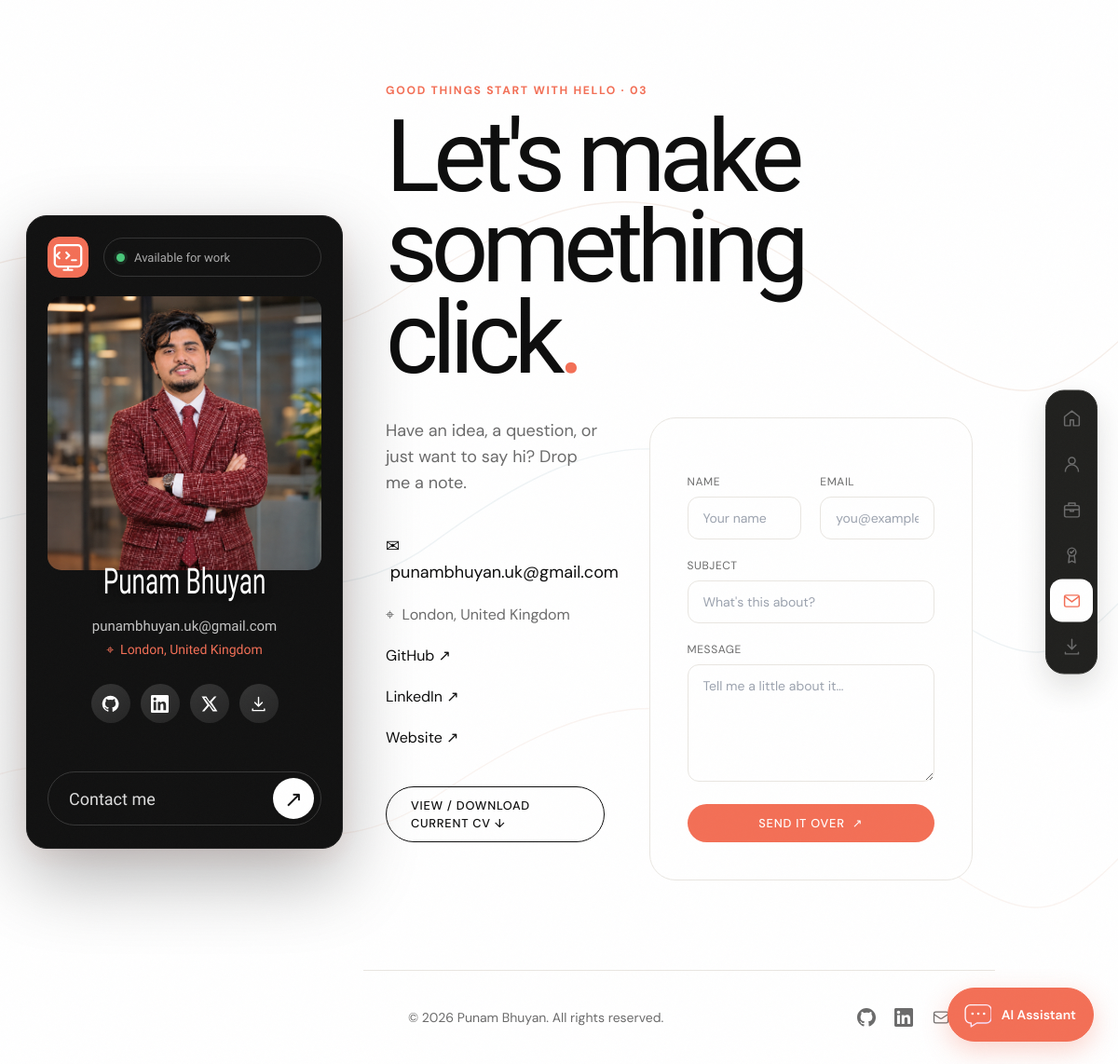
Page /contact/ on the committed database.
### core/models.py (models this page shows, shortened)
class Profile(models.Model):
    name = models.CharField(max_length=100)
    title = models.CharField(max_length=150, help_text="e.g. Web Application Developer")
    tagline = models.CharField(max_length=255, help_text="Short motivating phrase")
    bio = models.TextField(help_text="Professional summary for About Me section")
    profile_image = models.ImageField(upload_to='profile/', blank=True, null=True)
    cover_image = models.ImageField(upload_to='cover/', blank=True, null=True)
    email = models.EmailField(blank=True)
    phone = models.CharField(max_length=40, blank=True)
    resume_summary = models.TextField(blank=True, help_text="Optional concise profile text for the generated CV. Leave blank to use the website bio.")
    leadership_volunteering = models.TextField(blank=True, help_text="Optional CV section. Put one role or activity on each line.")
    interests = models.TextField(blank=True, help_text="Optional short CV interests section.")
    github_url = models.URLField(blank=True)
    linkedin_url = models.URLField(blank=True)
    website_url = models.URLField(blank=True)
    twitter_url = models.URLField(blank=True)
    location = models.CharField(max_length=100, blank=True)
    available_for_work = models.BooleanField(default=True)
    class Meta:
        verbose_name = "Profile"
        verbose_name_plural = "Profile"

### core/views.py (the view, shortened to what this page needs)
# urls.py: path('contact/', views.section_page, {'page': 'contact'}, name='contact'),
def section_page(request, page):
    profile = Profile.objects.first()
    context = {'profile': profile, 'resume': Resume.objects.first()}
    if page == 'work':
        context['projects'] = Project.objects.all()
        return render(request, 'work.html', context)
    if page == 'achievements':
        context['achievements'] = Achievement.objects.all()
        return render(request, 'achievements.html', context)
    if page == 'contact':
        return render(request, 'contact.html', context)

### templates/contact.html (shortened to what this page needs)
{% extends "base.html" %}
{% block content %}
<main class="page-wrap pb-12"><p class="page-kicker">Good things start with hello · 03</p><h1 class="page-title">Let's make<br>something click<span class="text-warm">.</span></h1>
<div class="grid md:grid-cols-12 gap-12"><div class="md:col-span-5"><p class="text-lg text-muted max-w-sm">Have an idea, a question, or just want to say hi? Drop me a note.</p><div class="mt-10 space-y-5">{% if profile.email %}<a class="block text-lg hover:text-warm transition-colors" href="mailto:{{ profile.email }}">✉ &nbsp;{{ profile.email }}</a>{% endif %}{% if profile.location %}<p class="text-muted">⌖ &nbsp;{{ profile.location }}</p>{% endif %}{% if profile.github_url %}<a class="block hover:text-warm" href="{{ profile.github_url }}" target="_blank" rel="noopener">GitHub ↗</a>{% endif %}{% if profile.linkedin_url %}<a class="block hover:text-warm" href="{{ profile.linkedin_url }}" target="_blank" rel="noopener">LinkedIn ↗</a>{% endif %}{% if profile.website_url %}<a class="block hover:text-warm" href="{{ profile.website_url }}" target="_blank" rel="noopener">Website ↗</a>{% endif %}</div><a class="btn-outline mt-10" href="{% url 'resume_pdf' %}" target="_blank" rel="noopener">View / Download current CV ↓</a></div>
<div class="md:col-span-7 bg-white border border-border rounded-[28px] p-7 sm:p-10"><form method="post" class="space-y-5">{% csrf_token %}<div class="grid sm:grid-cols-2 gap-5"><label class="text-xs uppercase tracking-wider text-muted">Name<input required name="name" class="mt-2 w-full px-4 py-3 rounded-xl border border-border bg-white text-sm normal-case tracking-normal focus:outline-none focus:border-warm" placeholder="Your name"></label><label class="text-xs uppercase tracking-wider text-muted">Email<input required type="email" name="email" class="mt-2 w-full px-4 py-3 rounded-xl border border-border bg-white text-sm normal-case tracking-normal focus:outline-none focus:border-warm" placeholder="you@example.com"></label></div><label class="block text-xs uppercase tracking-wider text-muted">Subject<input name="subject" class="mt-2 w-full px-4 py-3 rounded-xl border border-border bg-white text-sm normal-case tracking-normal focus:outline-none focus:border-warm" placeholder="What's this about?"></label><label class="block text-xs uppercase tracking-wider text-muted">Message<textarea required name="message" rows="5" class="mt-2 w-full px-4 py-3 rounded-xl border border-border bg-white text-sm normal-case tracking-normal focus:outline-none focus:border-warm" placeholder="Tell me a little about it…"></textarea></label><button class="btn-primary w-full justify-center" type="submit">Send it over <span>↗</span></button></form></div></div></main>
{% endblock %}

### templates/base.html (shortened to what this page needs)
{% load static %}
<!DOCTYPE html>
<html lang="en" class="scroll-smooth">
<head>
  <script src="https://cdn.tailwindcss.com"></script>
</head>
<body class="font-body bg-paper text-ink antialiased">
  <div class="wave-scene" aria-hidden="true">
  </div>
  <aside class="profile-rail" aria-label="Profile">
    <div class="rail-topline">
      <span class="rail-brand"><img src="{% static 'images/developer-mark.svg' %}" alt="Web developer"></span>
      {% if profile.available_for_work %}<span class="rail-availability"><i></i> Available for work</span>{% endif %}
    </div>
    <a href="{% url 'index' %}" class="rail-photo-link" aria-label="Home">
      {% if profile.profile_image %}<img class="rail-photo" src="{{ profile.profile_image.url }}" alt="{{ profile.name }}">{% else %}<span class="rail-initial">{{ profile.name|first|upper }}</span>{% endif %}
      <span class="rail-photo-name">{{ profile.name }}</span>
    </a>
    {% if profile.email %}<a class="rail-email" href="mailto:{{ profile.email }}">{{ profile.email }}</a>{% endif %}
    {% if profile.location %}<p class="rail-location">⌖ &nbsp;{{ profile.location }}</p>{% endif %}
    <div class="rail-socials">
      {% if profile.github_url %}<a href="{{ profile.github_url }}" target="_blank" rel="noopener" aria-label="GitHub" title="GitHub"></a>{% endif %}
      {% if profile.linkedin_url %}<a href="{{ profile.linkedin_url }}" target="_blank" rel="noopener" aria-label="LinkedIn" title="LinkedIn"></a>{% endif %}
      {% if profile.twitter_url %}<a href="{{ profile.twitter_url }}" target="_blank" rel="noopener" aria-label="Twitter" title="Twitter"><svg viewBox="0 0 24 24" fill="currentColor"><path d="M18.9 2H22l-6.78 7.75L23.2 22h-6.25l-4.9-7.56L5.44 22H2.3l7.25-8.29L1.8 2h6.4l4.43 6.95L18.9 2Zm-1.1 18h1.73L7.27 3.9H5.42L17.8 20Z"/></svg></a>{% endif %}
      <a href="{% url 'resume_pdf' %}" target="_blank" rel="noopener" aria-label="Resume" title="View current CV"><svg class="resume-icon" viewBox="0 0 24 24"><path d="M12 3v12m-5-5 5 5 5-5M4 19v2h16v-2"/></svg></a>
    </div>
    <button class="rail-contact" type="button" data-contact-open><span>Contact me</span><i aria-hidden="true">↗</i></button>
  </aside>
  <nav id="navbar" class="fixed top-0 inset-x-0 z-50 transition-all duration-300" aria-label="Main navigation">
    <div class="nav-shell max-w-6xl mx-auto px-5 sm:px-7 flex items-center justify-between h-[70px]">
      <div class="desktop-dock hidden md:flex items-center gap-8">
        <a href="{% url 'index' %}" class="nav-link" aria-label="Home"><span class="dock-icon"><svg viewBox="0 0 24 24"><path d="m3 10 9-7 9 7v10a1 1 0 0 1-1 1h-6v-7h-4v7H4a1 1 0 0 1-1-1z"/></svg></span><span class="dock-label">Home</span></a>
        <a href="{% url 'about' %}" class="nav-link" aria-label="About"><span class="dock-icon"><svg viewBox="0 0 24 24"><circle cx="12" cy="8" r="4"/><path d="M4 21a8 8 0 0 1 16 0"/></svg></span><span class="dock-label">About</span></a>
        <a href="{% url 'work' %}" class="nav-link" aria-label="Work"><span class="dock-icon"><svg viewBox="0 0 24 24"><rect x="3" y="7" width="18" height="14" rx="2"/><path d="M8 7V4h8v3M3 12h18M10 12v2h4v-2"/></svg></span><span class="dock-label">Work</span></a>
        <a href="{% url 'achievements' %}" class="nav-link" aria-label="Achievements and Certifications"><span class="dock-icon"><svg viewBox="0 0 24 24"><circle cx="12" cy="8" r="5"/><path d="m9 12-1 9 4-2 4 2-1-9M10 8l1.3 1.3L14.5 6"/></svg></span><span class="dock-label">Achievements &amp; Certifications</span></a>
        <a href="{% url 'contact' %}" class="nav-link" aria-label="Contact"><span class="dock-icon"><svg viewBox="0 0 24 24"><rect x="3" y="5" width="18" height="14" rx="2"/><path d="m4 7 8 6 8-6"/></svg></span><span class="dock-label">Contact</span></a>
        <a href="{% url 'resume_pdf' %}" target="_blank" rel="noopener" class="nav-link" aria-label="Resume"><span class="dock-icon"><svg viewBox="0 0 24 24"><path d="M12 3v12m-5-5 5 5 5-5M4 19v2h16v-2"/></svg></span><span class="dock-label">Resume</span></a>
      </div>
    </div>
  </nav>
  <div class="content-frame">{% block content %}{% endblock %}</div>
  <footer class="border-t border-border py-10 mt-24">
    <div class="max-w-6xl mx-auto px-6 flex flex-col md:flex-row items-center justify-between gap-4">
      <p class="text-muted text-sm font-body">
        &copy; {% now "Y" %} {% if profile %}{{ profile.name }}{% else %}Portfolio{% endif %}. All rights reserved.
      </p>
      <div class="flex items-center gap-5">
        {% if profile.github_url %}
        <a href="{{ profile.github_url }}" target="_blank" rel="noopener" class="text-muted hover:text-indigo-500 transition-colors" aria-label="GitHub">
        </a>
        {% endif %}
        {% if profile.linkedin_url %}
        <a href="{{ profile.linkedin_url }}" target="_blank" rel="noopener" class="text-muted hover:text-indigo-500 transition-colors" aria-label="LinkedIn">
        </a>
        {% endif %}
        {% if profile.email %}
        <a href="mailto:{{ profile.email }}" class="text-muted hover:text-indigo-500 transition-colors" aria-label="Email">
          <svg class="w-5 h-5" fill="none" stroke="currentColor" viewBox="0 0 24 24"><path stroke-linecap="round" stroke-linejoin="round" stroke-width="1.5" d="M3 8l7.89 5.26a2 2 0 002.22 0L21 8M5 19h14a2 2 0 002-2V7a2 2 0 00-2-2H5a2 2 0 00-2 2v10a2 2 0 002 2z"/></svg>
        </a>
        {% endif %}
      </div>
    </div>
  </footer>
  <button class="portfolio-chat-launcher" type="button" id="portfolio-chat-open" aria-label="Chat with Punam Bhuyan’s AI Assistant" aria-expanded="false" aria-controls="portfolio-chat">
    <span class="portfolio-chat-launcher-label">AI Assistant</span>
  </button>
</body>
</html>

### rows in the picture
Profile: profile_image (picture), name "Punam Bhuyan", email "punambhuyan.uk@gmail.com", location "London, United Kingdom"
